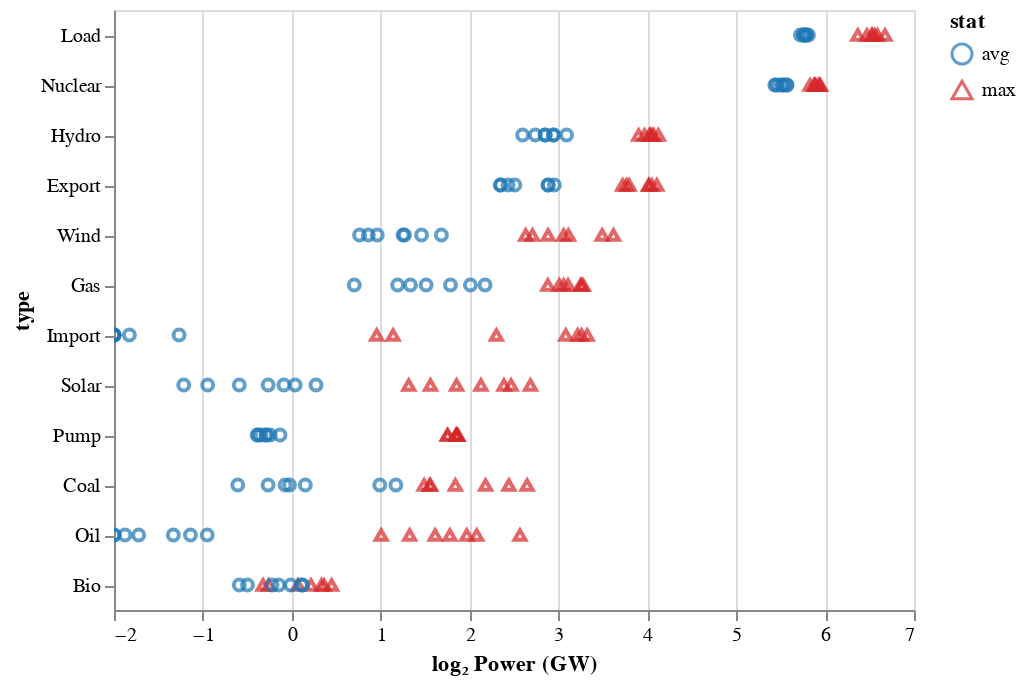

Notebook cell for this chart:
### Markdown cell above
### Plot all years

a bit confusing when the coloring function of years is not added

### Code cell
alt.Chart(stats_yl).mark_point().encode(
    x=alt.X('log2', 
        scale = alt.Scale(
            domain=(-2,7),
            clamp=True # nice for interactive charts. otherwise, clip=True may be better
        ),
        axis=alt.Axis(title='log₂ Power (GW)')
    ),
    y=alt.Y('type', sort=sorted_types),
    color=alt.Color('stat',
        scale=color_scale
    ),
    shape=alt.Shape(
        'stat', 
        scale=shape_scale
    ),
    tooltip=['year', 'value']
).interactive()

### Figure 1 — Vega-Lite specification as saved in the notebook (floating-point values rounded to 4 significant figures; data arrays with more than 128 entries replaced by an {"elided": "..."} marker saying what was removed)
{"$schema": "https://vega.github.io/schema/vega-lite/v3.4.0.json", "config": {"mark": {"tooltip": null}, "view": {"height": 300, "width": 400}}, "data": {"name": "data-7a831517b55962d7905f31c6a5f73b7f"}, "datasets": {"data-7a831517b55962d7905f31c6a5f73b7f": {"elided": "168 records"}}, "encoding": {"color": {"field": "stat", "scale": {"domain": ["avg", "max"], "range": ["#1f77b4", "#d62728"]}, "type": "nominal"}, "shape": {"field": "stat", "scale": {"domain": ["avg", "max"], "range": ["circle", "triangle-up"]}, "type": "nominal"}, "tooltip": [{"field": "year", "type": "quantitative"}, {"field": "value", "type": "quantitative"}], "x": {"axis": {"title": "log₂ Power (GW)"}, "field": "log2", "scale": {"clamp": true, "domain": [-2, 7]}, "type": "quantitative"}, "y": {"field": "type", "sort": ["Load", "Nuclear", "Hydro", "Export", "Wind", "Gas", "Import", "Solar", "Pump", "Coal", "Oil", "Bio"], "type": "nominal"}}, "mark": "point", "selection": {"selector005": {"bind": "scales", "encodings": ["x", "y"], "type": "interval"}}}
